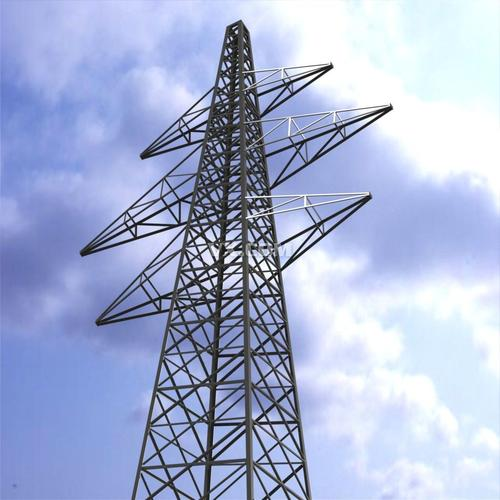
#> input picture image_match/电力塔.jpg, 500 x 500 px
$ python use_harris.py
#> lines starting #> are read from the running program, lines starting #| are printed output that depends on the picture; after the words box and inside, x2 and y2 are one past the last pixel; in counts of white or black regions, pixels touching at a corner belong together
import cv2
import numpy as np

# detector parameters
block_size = 3
sobel_size = 3
k = 0.04

img = cv2.imread('./电力塔.jpg')
#> img is the input picture: shape (500, 500, 3); mean B, G, R 212.6, 179.2, 167.8
cv2.imshow('origin', img)
gray_img = cv2.cvtColor(img, cv2.COLOR_BGR2GRAY)
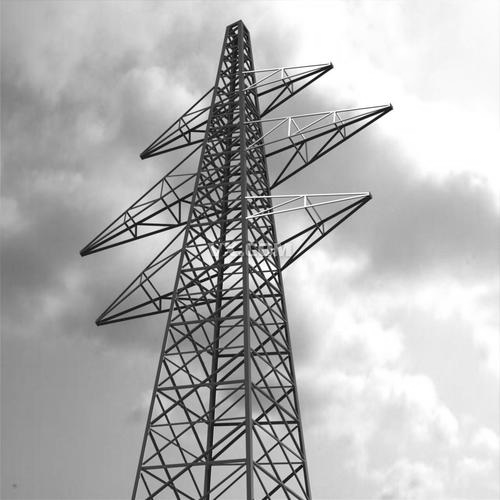
#> gray_img: shape (500, 500); min 0, max 255, mean 179.6

# modify the data type setting to 32-bit floating point
gray_img = np.float32(gray_img)

# detect the corners with appropriate values as input parameters
dst = cv2.cornerHarris(gray_img, block_size, sobel_size, k)
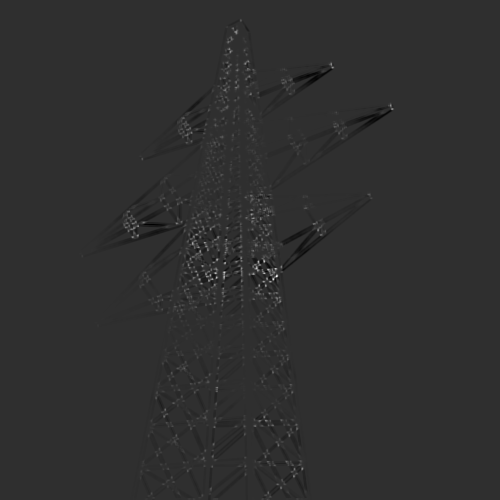
#> dst: shape (500, 500) float32; min -38428376, max 167102032, mean 45454.5; drawn with min black and max white
# dst = cv2.dilate(dst, None)
img[dst > 0.01*dst.max()] = [0, 0, 255]
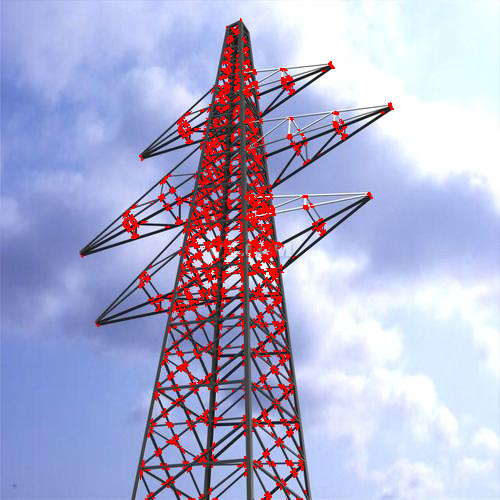
#> img: shape (500, 500, 3); 4.85% of pixels changed, all inside (x1, y1, x2, y2) = (80, 18, 394, 500)

cv2.imshow('corners_img', img)
cv2.waitKey(50000)
cv2.destroyAllWindows()

$ run again, with image_match/bookIN.jpg copied over image_match/电力塔.jpg
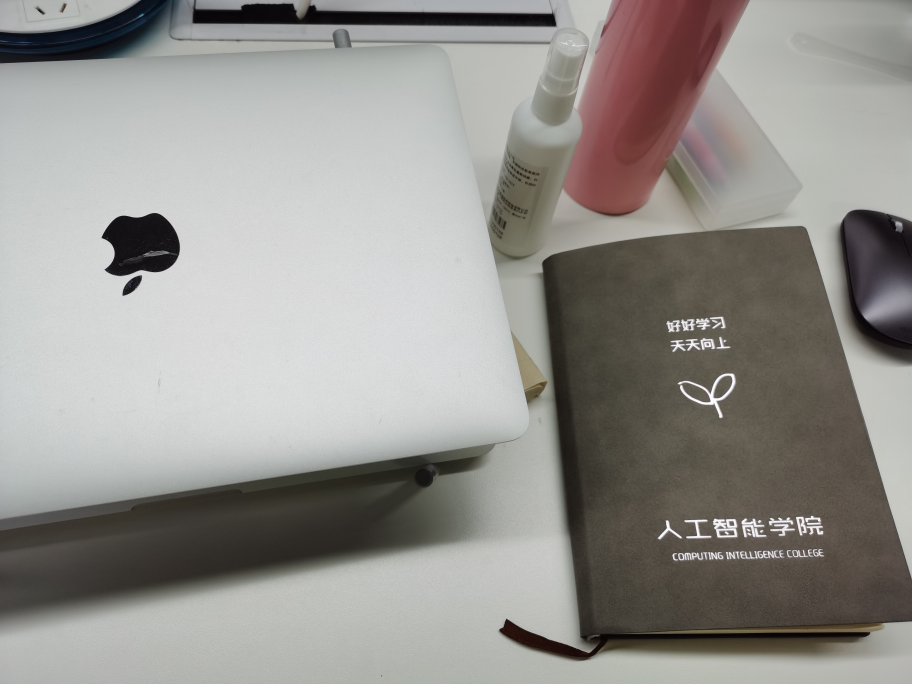
#> input picture image_match/bookIN.jpg, 3648 x 2736 px (shown at 1/4 size)
#> img is the input picture: shape (2736, 3648, 3); mean B, G, R 142.2, 146.5, 148.9
#> `gray_img = cv2.cvtColor(img, cv2.COLOR_BGR2GRAY)`:
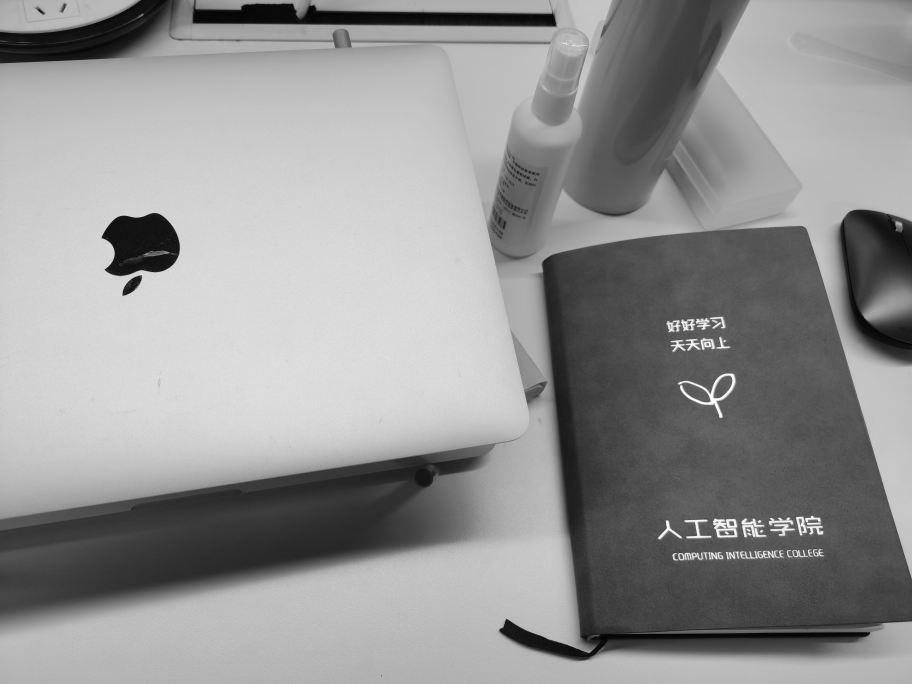
#> gray_img: shape (2736, 3648) (shown at 1/4 size); min 1, max 255, mean 146.7
